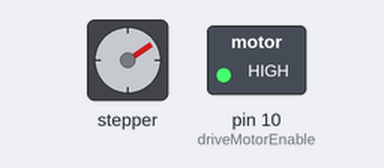
Bench run of a sketch on a simulated Arduino Uno, built with avr-gcc and run on an emulated ATmega328P. On the bench: stepper motor, switched loads named in the sketch (green lamp = pin HIGH). Wiring (inferred from the names in the program): stepper motor driver (200 steps per turn assumed): step pin 6; direction pin 8. Random numbers use the default seed unless the sketch sets one; pins used as bus, display or sensor lines are not drawn.

Above: at 0.1 s.
At 10.01 s:
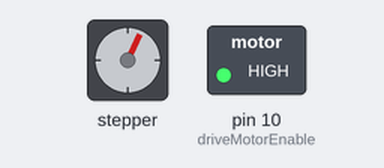
At 20.07 s:
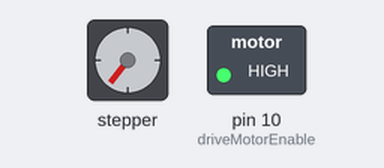
At 38.82 s:
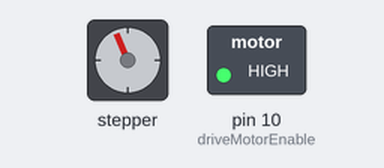
Timing chart, 0 to 40.0 s (numbered marks = the images above):
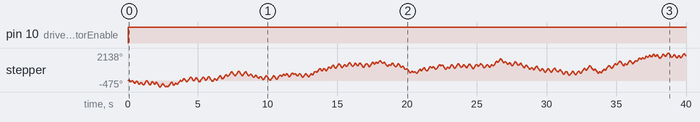

The sketch:

FloppyStepperMotor_Joao.ino
```cpp
/*
  3.5" Floppy Control

  Randomly move head around

  modified 9 Feb 2015
  by Norman Davie
 */


        // driveSelect            // Pin 12 needs to be grounded to Pin 1

const byte driveMotorEnable = 10; // Pin 14 on floppy connector
const byte directionPin     = 8;  // Pin 18 on floppy connector
const byte stepPin          = 6;  // Pin 20 on floppy connector

const int delayStep   = 1000;
const int delaySlowMs = 100;

void setup()
{
  Serial.begin(9600);

  pinMode(driveMotorEnable, OUTPUT);
  pinMode(directionPin,     OUTPUT);
  pinMode(stepPin,          OUTPUT);
}


void SlowStep(unsigned long steps)
{
  //Serial.print("Steps:");
  //Serial.println(steps);

  for (unsigned long i=0; i < steps; i++)
  {
    digitalWrite(stepPin, LOW);
    delayMicroseconds(delaySlowMs);

    digitalWrite(stepPin, HIGH);
    delayMicroseconds(delayStep);
  }

  // Set the pin low before we end
  digitalWrite(stepPin, LOW);
}


void loop()
{


  digitalWrite(driveMotorEnable, HIGH);
  //Serial.println("driveMotorEnable HIGH");
  delay(1);
  digitalWrite(directionPin, HIGH);  // clockwise
  // Serial.println("direction Clockwise HIGH");
  delay(1);
  SlowStep(random(25, 200));            // perform 200 steps
  delay(50);


  digitalWrite(directionPin, LOW);   // anti-clockwise
  //Serial.println("direction Anti-Clockwise LOW");
  delay(1);

  SlowStep(random(25, 200) );            // perform 100 steps
  delay(50);

}
```

Measured:
- by itself, pin 10 (driveMotorEnable): LOW → HIGH at 0.00 s
